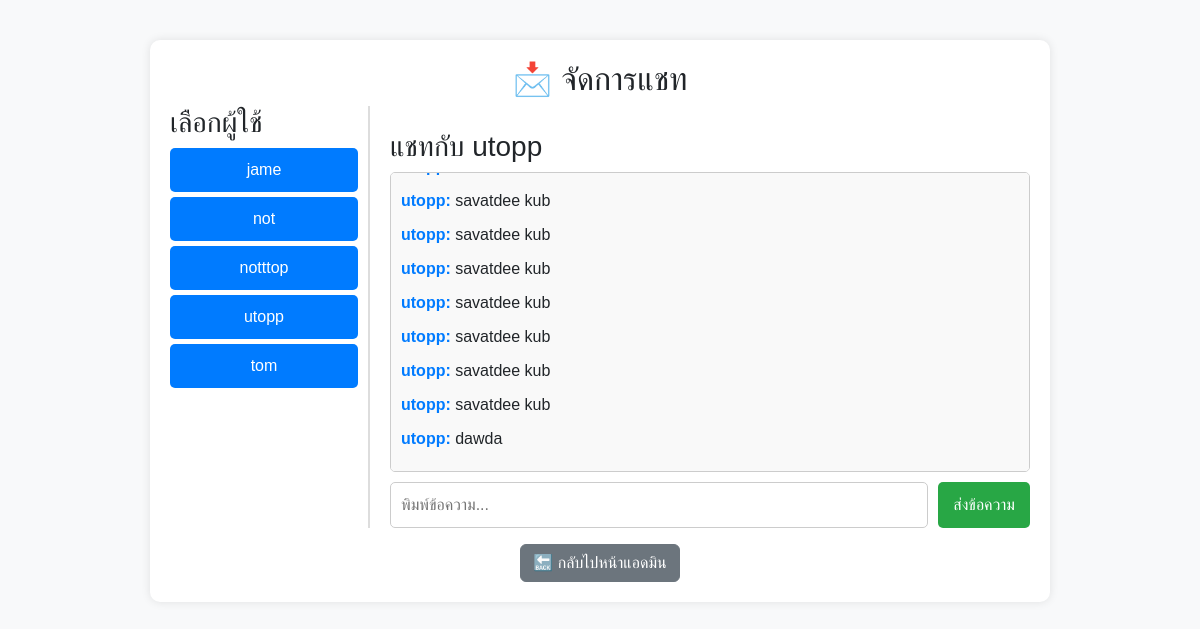
The page /admin-chat/?user=5 (signed in) on the database its author committed.
### user/models.py (models this page shows, shortened)
class CustomUser(AbstractUser):
    full_name = models.CharField(max_length=255)  # ชื่อ-นามสกุล
    phone_number = models.CharField(max_length=15)  # เบอร์โทร
    email = models.EmailField(unique=True)  # อีเมล
    address = models.TextField(blank=True, null=True)  # ที่อยู่ (เป็นค่าว่างได้)
    zip_code = models.CharField(max_length=10, blank=True, null=True)  # รหัสไปรษณีย์ (เป็นค่าว่างได้)
    USERNAME_FIELD = "email"  # ✅ ใช้อีเมลเป็นตัวล็อกอินแทน
    REQUIRED_FIELDS = ["username", "full_name", "phone_number"]

### shop/models.py (models this page shows, shortened)
class ChatMessage(models.Model):
    sender = models.ForeignKey(settings.AUTH_USER_MODEL, on_delete=models.CASCADE, related_name="sent_messages")
    receiver = models.ForeignKey(settings.AUTH_USER_MODEL, on_delete=models.CASCADE, related_name="received_messages")
    message = models.TextField()
    timestamp = models.DateTimeField(auto_now_add=True)

### shop/views.py (the view, shortened to what this page needs)
# urls.py: path('admin-chat/', views.admin_chat, name='admin_chat'),
@login_required
def admin_chat(request):
    if not request.user.is_superuser:
        return redirect('product_list')  # ✅ ป้องกัน user ธรรมดาเข้าถึง
    users = User.objects.filter(is_superuser=False)  # ✅ ดึงเฉพาะสมาชิกที่ไม่ใช่แอดมิน
    selected_user_id = request.GET.get('user')
    selected_user = None
    messages = ChatMessage.objects.none()
    if selected_user_id:
        selected_user = get_object_or_404(User, id=selected_user_id)
        messages = ChatMessage.objects.filter(
            sender=selected_user, receiver=request.user
        ) | ChatMessage.objects.filter(sender=request.user, receiver=selected_user)
        messages = messages.order_by('timestamp')
    return render(request, 'shop/admin_chat.html', {
        'users': users,
        'messages': messages,
        'selected_user': selected_user
    })

### shop/templates/shop/admin_chat.html (shortened to what this page needs)
<!DOCTYPE html>
<html lang="th">
<head>
    <link rel="stylesheet" href="https://cdn.jsdelivr.net/npm/bootstrap@5.3.0/dist/css/bootstrap.min.css">
</head>
<body>
    <div class="chat-container">
        <h2 class="text-center">📩 จัดการแชท</h2>
        <div class="chat-wrapper">
            <div class="user-list">
                <h3>เลือกผู้ใช้</h3>
                {% for user in users %}
                    <a href="?user={{ user.id }}">{{ user.username }}</a>
                {% endfor %}
            </div>
            <div class="chat-section">
                {% if selected_user %}
                    <h3 class="mt-4">แชทกับ {{ selected_user.username }}</h3>
                    <div class="chat-box" id="chat-box">
                        {% for message in messages %}
                            <p class="chat-message">
                                <strong>{{ message.sender.username }}:</strong> {{ message.message }}
                            </p>
                        {% endfor %}
                    </div>
                    <form method="post" action="?user={{ selected_user.id }}" class="chat-input">
                        <input type="text" name="message" placeholder="พิมพ์ข้อความ..." required>
                        <button type="submit">ส่งข้อความ</button>
                    </form>
                {% else %}
                    <p>โปรดเลือกผู้ใช้เพื่อเริ่มแชท</p>
                {% endif %}
            </div>
        </div>
        <div class="text-center mt-3">
            <a href="{% url 'admin_dashboard' %}" class="btn btn-secondary">🔙 กลับไปหน้าแอดมิน</a>
        </div>
    </div>
</body>
</html>

### shop/templates/shop/admin_chat.html (style rules this page uses)
body { background-color: #f8f9fa; font-family: Arial, sans-serif; }
.chat-container { max-width: 900px; margin: 40px auto; padding: 20px; background: white; box-shadow: 0px 0px 10px rgba(0, 0, 0, 0.1); border-radius: 10px; }
.chat-wrapper { display: flex; gap: 20px; }
.user-list { flex: 0.3; max-width: 200px; overflow-y: auto; border-right: 2px solid #ddd; padding-right: 10px; }
.user-list a { display: block; padding: 10px; margin-bottom: 5px; background: #007bff; color: white; border-radius: 5px; text-align: center; transition: 0.3s; text-decoration: none; }
.chat-section { flex: 1; }
.chat-box { height: 300px; overflow-y: auto; border: 1px solid #ccc; padding: 10px; background: #f9f9f9; border-radius: 5px; }
.chat-message { margin-bottom: 10px; }
.chat-message strong { color: #007bff; }
.chat-input { display: flex; margin-top: 10px; }
.chat-input input { flex: 1; padding: 10px; border: 1px solid #ccc; border-radius: 5px; }
.chat-input button { margin-left: 10px; padding: 10px 15px; border: none; background: #28a745; color: white; border-radius: 5px; cursor: pointer; transition: 0.3s; }

### rows shown on the page
CustomUser: username "jame"
CustomUser: username "not"
CustomUser: username "notttop"
CustomUser: username "utopp"
CustomUser: username "tom"
ChatMessage: sender.username "utopp", message "savatdee kub"
ChatMessage: sender.username "utopp", message "savatdee kub"
ChatMessage: sender.username "utopp", message "savatdee kub"
ChatMessage: sender.username "utopp", message "savatdee kub"
ChatMessage: sender.username "utopp", message "savatdee kub"
ChatMessage: sender.username "utopp", message "savatdee kub"
ChatMessage: sender.username "utopp", message "savatdee kub"
ChatMessage: sender.username "utopp", message "dawda"
